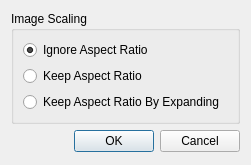
<?xml version="1.0" encoding="UTF-8"?>
<ui version="4.0">
 <class>SettingsDialog</class>
 <widget class="QDialog" name="SettingsDialog">
  <property name="geometry">
   <rect>
    <x>0</x>
    <y>0</y>
    <width>176</width>
    <height>165</height>
   </rect>
  </property>
  <property name="windowTitle">
   <string>Settings</string>
  </property>
  <layout class="QVBoxLayout" name="verticalLayout_2">
   <item>
    <widget class="QGroupBox" name="groupBox">
     <property name="sizePolicy">
      <sizepolicy hsizetype="Fixed" vsizetype="Fixed">
       <horstretch>0</horstretch>
       <verstretch>0</verstretch>
      </sizepolicy>
     </property>
     <property name="title">
      <string>Image Scaling</string>
     </property>
     <layout class="QVBoxLayout" name="verticalLayout">
      <item>
       <widget class="QRadioButton" name="ignoreAspectRatioRB">
        <property name="text">
         <string>Ignore Aspect Ratio </string>
        </property>
        <property name="checked">
         <bool>true</bool>
        </property>
       </widget>
      </item>
      <item>
       <widget class="QRadioButton" name="keepAspectRatioRB">
        <property name="text">
         <string>Keep Aspect Ratio </string>
        </property>
       </widget>
      </item>
      <item>
       <widget class="QRadioButton" name="aspectRatioExpandingRB">
        <property name="sizePolicy">
         <sizepolicy hsizetype="Minimum" vsizetype="Fixed">
          <horstretch>0</horstretch>
          <verstretch>0</verstretch>
         </sizepolicy>
        </property>
        <property name="text">
         <string>Keep Aspect Ratio By Expanding </string>
        </property>
       </widget>
      </item>
     </layout>
    </widget>
   </item>
   <item>
    <widget class="QDialogButtonBox" name="buttonBox">
     <property name="orientation">
      <enum>Qt::Horizontal</enum>
     </property>
     <property name="standardButtons">
      <set>QDialogButtonBox::Cancel|QDialogButtonBox::Ok</set>
     </property>
    </widget>
   </item>
  </layout>
 </widget>
 <resources/>
 <connections>
  <connection>
   <sender>buttonBox</sender>
   <signal>accepted()</signal>
   <receiver>SettingsDialog</receiver>
   <slot>accept()</slot>
   <hints>
    <hint type="sourcelabel">
     <x>248</x>
     <y>254</y>
    </hint>
    <hint type="destinationlabel">
     <x>157</x>
     <y>274</y>
    </hint>
   </hints>
  </connection>
  <connection>
   <sender>buttonBox</sender>
   <signal>rejected()</signal>
   <receiver>SettingsDialog</receiver>
   <slot>reject()</slot>
   <hints>
    <hint type="sourcelabel">
     <x>316</x>
     <y>260</y>
    </hint>
    <hint type="destinationlabel">
     <x>286</x>
     <y>274</y>
    </hint>
   </hints>
  </connection>
 </connections>
</ui>
